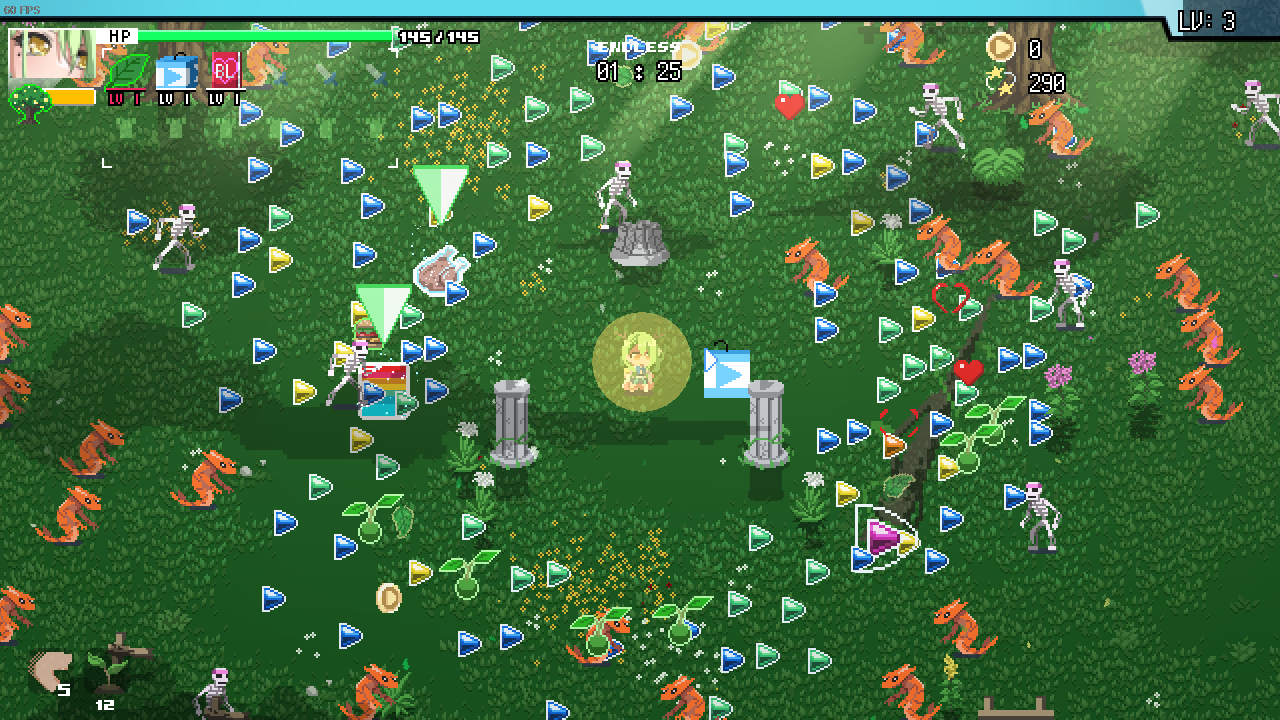
#> input picture screen_reader/test/Test_image_game_001.png, 1280 x 720 px
$ python main.py
#> lines starting #> are read from the running program, lines starting #| are printed output that depends on the picture; after the words box and inside, x2 and y2 are one past the last pixel; in counts of white or black regions, pixels touching at a corner belong together
# python built in
import os.path
import matplotlib.pyplot as plt

# site packages
import cv2
import pytesseract

# own modules
import screen_reader_constants

class ScreenReaderBase():
    """
    Class for read test of an image
    """

    def __init__(self, vision_model=None):
        self.image = None
        tessract_install_path = screen_reader_constants.TESSERACT_DEFAULT_WIN_INSTALL_PATH
        pytesseract.pytesseract.tesseract_cmd = tessract_install_path
        self.model = None
        self.model_dir = None
        if vision_model:
            self.model = vision_model.replace("\\", "/")
            self.model_dir = os.path.dirname(self.model)


    def load_image(self, image_path):
        # type: (str) -> None
        """
        Load an image in cv2 run any treatment we need on the image

        Args:
            image_path (str): path to the image on disk

        """

        # load the image and convert to grayscale
        image = cv2.cvtColor(cv2.imread(image_path),
                             cv2.COLOR_BGR2GRAY)
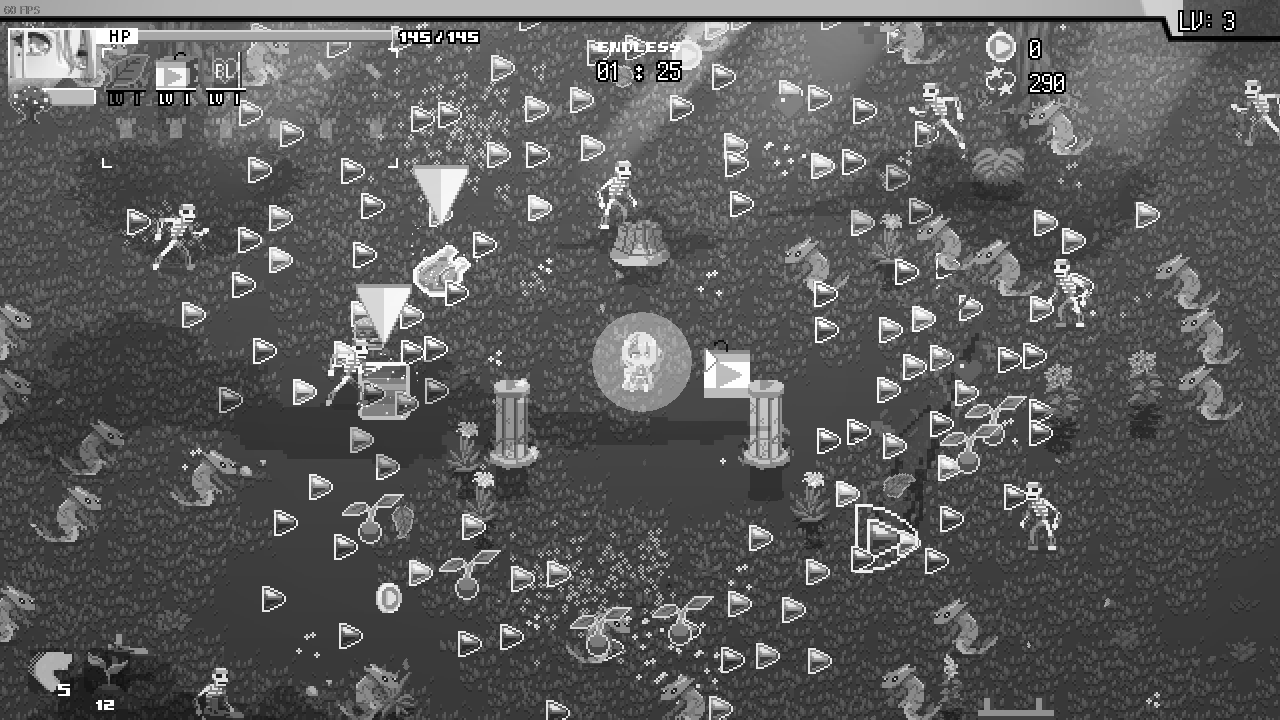
#> image: shape (720, 1280); min 0, max 255, mean 91.6
        image_thresh = cv2.adaptiveThreshold(image, 155, cv2.ADAPTIVE_THRESH_GAUSSIAN_C,
                                             cv2.THRESH_BINARY, 11, 2)
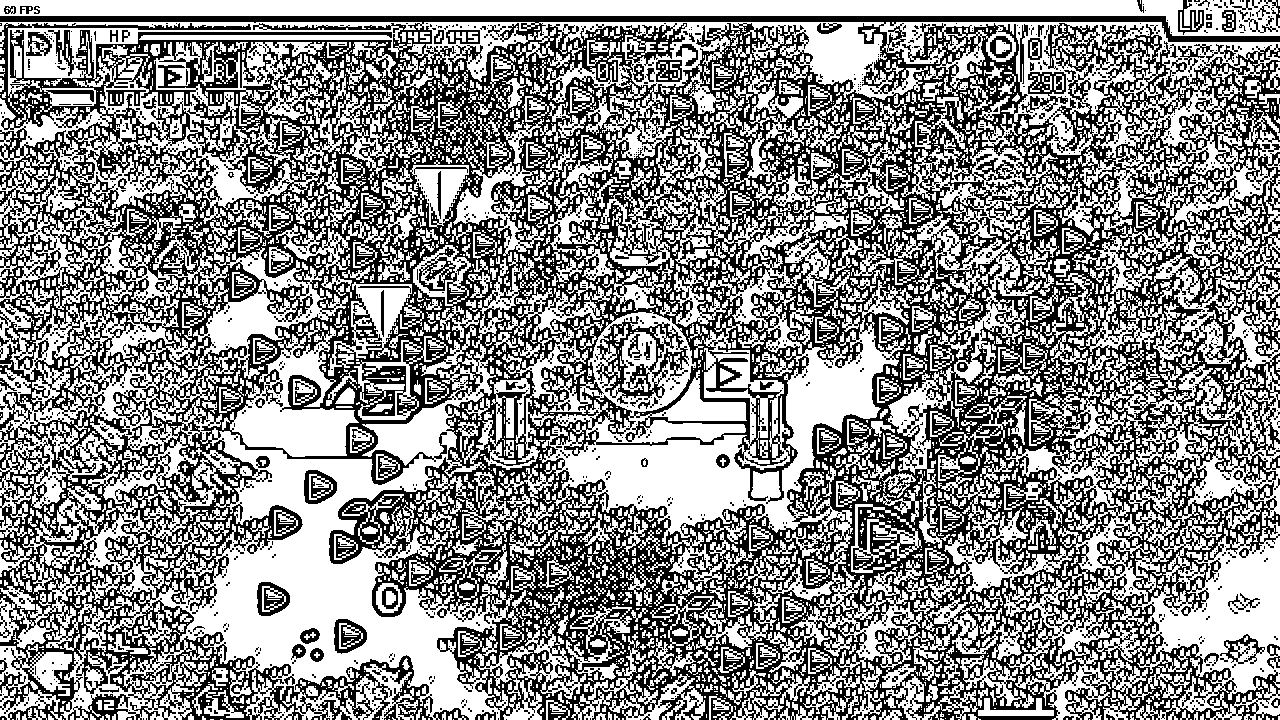
#> image_thresh: shape (720, 1280); values 0 (black) and 155 (white), 54.6% white; 2415 black regions (2273 under 20 px), largest, box (x1, y1, x2, y2) and area: (0, 16, 1280, 720) 395525, (596, 316, 689, 404) 2559, (1021, 72, 1068, 113) 840
        self.image = image


    def image_analysis(self, image_path):
        # type: (str) -> dict
        """
        Load an image and check region of interests(roi) for
        readable text and return a found text.

        Args:
            image_path (str): path to the image on disk

        Returns:

        """
        self.load_image(image_path)
        image_analysis = dict()

        for roi_name, roi_coords in screen_reader_constants.GAME_ROIS.items():
            image_analysis[roi_name] = self.check_roi(roi_coords, debug_show=True)
#> this loop made 1 pass
#> pass 1, in check_roi, `roi = self.image[roi_coords['start_y']:roi_coords['end_y'], roi_coords..`:
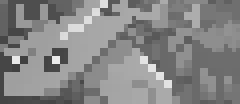
#> roi: shape (26, 60) (shown 4 times larger); min 64, max 235, mean 133.3

        print(f"analysis of {os.path.basename(image_path)}: {image_analysis}")
        return image_analysis


    def check_roi(self, roi_coords, debug_show=False):
        # type: (dict[str, int], bool) -> str
        """
        check a single region of interest from the loaded image

        Args:
            roi_coords (dict): dict for the coord data for the roi
            debug_show (bool): should we display the image as
            we find them, for debuging and testing

        Returns:
            (str) found text from the roi

        """
        roi = self.image[roi_coords['start_y']:roi_coords['end_y'],
                         roi_coords['start_x']:roi_coords['end_x']]

        if debug_show:
            plt.imshow(roi, cmap='gray', interpolation='bicubic')
            plt.show()

        collected_str = pytesseract.image_to_string(roi, config='--psm 6')
        print(f"found this string {collected_str}")
        return collected_str


if __name__ == "__main__":
    import pathlib
    screen_reader = ScreenReaderBase()

    test_image = os.path.join(pathlib.Path(__file__).parent.resolve(),
                              screen_reader_constants.TEST_IMAGE_GAME)
    screen_reader.image_analysis(test_image)
#> (the call stopped at in check_roi, `collected_str = pytesseract.image_to_string(roi, config='--psm 6')`: pytesseract is not available in this run)
